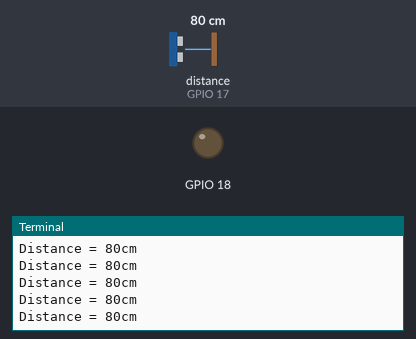
A program run on a simulated Raspberry Pi (BCM pin numbers). On the bench: output pins drawn as LEDs (lit = HIGH), the last lines printed to the terminal. Inputs (shaded band) come from the test bench; at power-on: distance to the obstacle (sensor on GPIO 17) 80 cm. The echo pulse lasts 58.3 µs per cm; the interpreter's speed is modelled, so counts of loop turns are approximate; the clock reads 2024-03-15 10:24:30 at power-on unless the program sets it; pins used as bus, display or sensor lines are not drawn.

Above: at 5.0 s.
5.1 s: distance to the obstacle (sensor on GPIO 17) set to 250 cm
At 5.28 s:
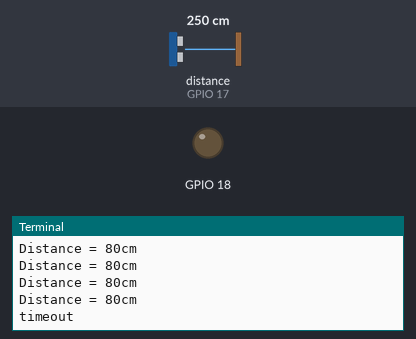
6.6 s: distance to the obstacle (sensor on GPIO 17) set to 2 cm
At 6.7 s:
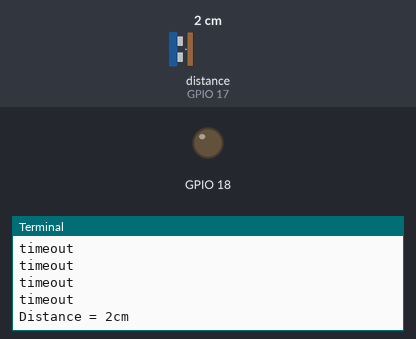

The program:

HC_SR04_Sensor_FromOnline_.py
```python
#!/usr/bin/env python
# -*- coding: utf-8 -*-

import time
import RPi.GPIO as GPIO


# Which GPIO's are used [0]=BCM Port Number [1]=BCM Name [2]=Use [3]=Pin
# ----------------------------------------------------------------------
arrgpio = [(17,"GPIO0","Echo",11),(18,"GPIO7","Trig",12)]


# Set GPIO Channels
# -----------------
GPIO.setmode(GPIO.BCM)
GPIO.setup(arrgpio[0][0], GPIO.IN, pull_up_down=GPIO.PUD_DOWN)
GPIO.setup(arrgpio[1][0], GPIO.OUT)
GPIO.output(arrgpio[1][0], False)


# A couple of variables
# ---------------------
EXIT = 0                        # Infinite loop
decpulsetrigger = 0.0001        # Trigger duration
inttimeout = 2100               # Number of loop iterations before timeout called


# Wait for 2 seconds to allow the ultrasonics to settle (probably not needed)
# ---------------------------------------------------------------------------
print "Waiting for 2 seconds....."
time.sleep(2)


# Go
# --
print "Running...."


# Never ending loop
# -----------------
while EXIT == 0:

        # Trigger high for 0.0001s then low

	GPIO.output(arrgpio[1][0], True)
	time.sleep(decpulsetrigger)
	GPIO.output(arrgpio[1][0], False)

	# Wait for echo to go high (or timeout)

	intcountdown = inttimeout

	while (GPIO.input(arrgpio[0][0]) == 0 and intcountdown > 0):
		intcountdown = intcountdown - 1

	# If echo is high

	if intcountdown > 0:

		# Start timer and init timeout countdown

		echostart = time.time()
		intcountdown = inttimeout

		# Wait for echo to go low (or timeout)

		while (GPIO.input(arrgpio[0][0]) == 1 and intcountdown > 0):
			intcountdown = intcountdown - 1

		# Stop timer

		echoend = time.time()


		# Echo duration

		echoduration = echoend - echostart

	# Display distance

	if intcountdown > 0:
		intdistance = (echoduration*1000000)/58
		print "Distance = " + str(int(intdistance)) + "cm"
        else:
		print "timeout"
	# Wait at least .01s before re trig (or in this case .1s)

        time.sleep(.1)
```

Measured:
- after the input at 5.1 s, the terminal: prints a new line after 0.07 s (image 1)
- after the input at 6.6 s, the terminal: prints a new line after 0.09 s (image 2)
